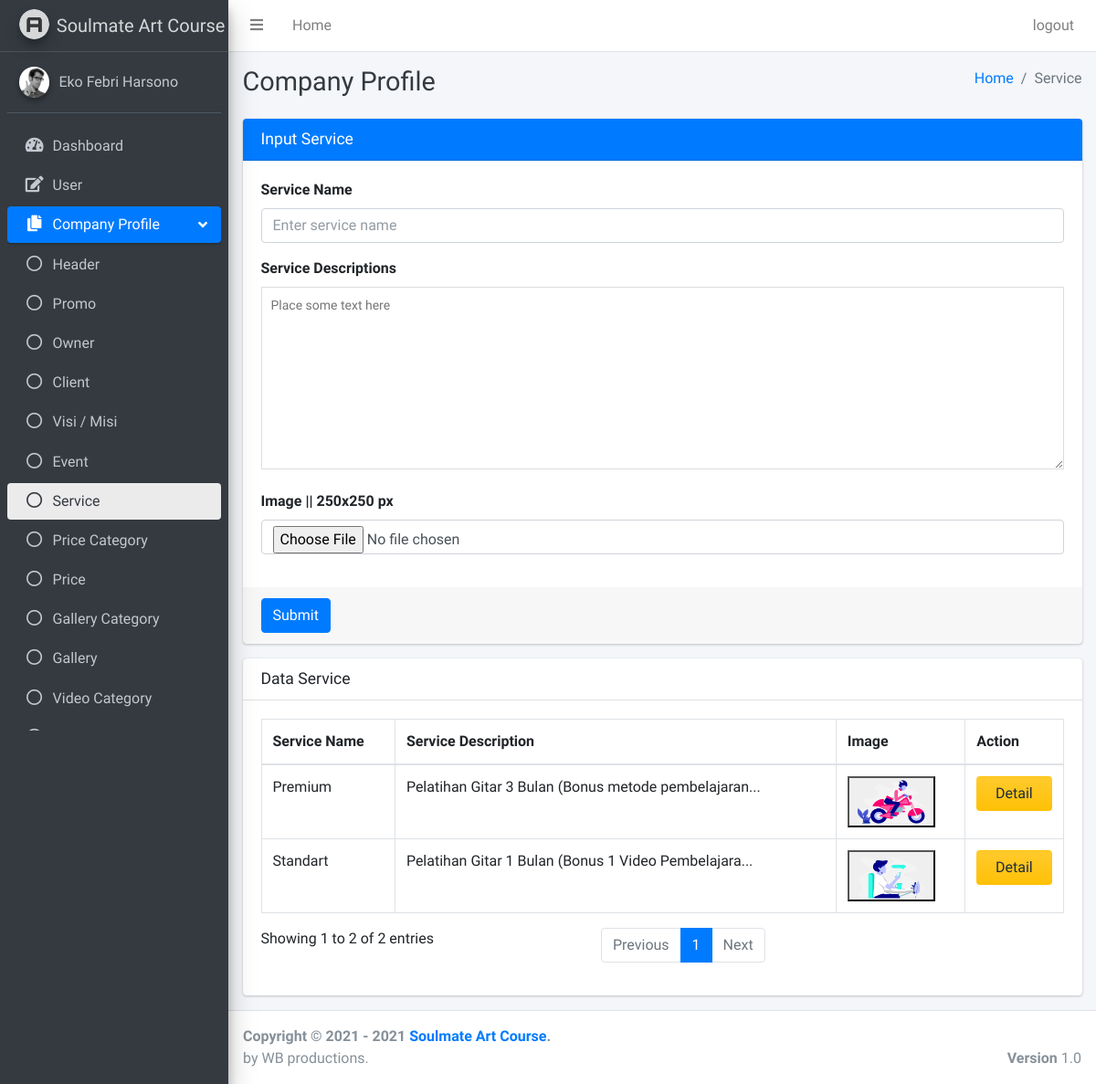
/pages/companyProfile/service.php (signed in), run on an earlier commit of the app's database.
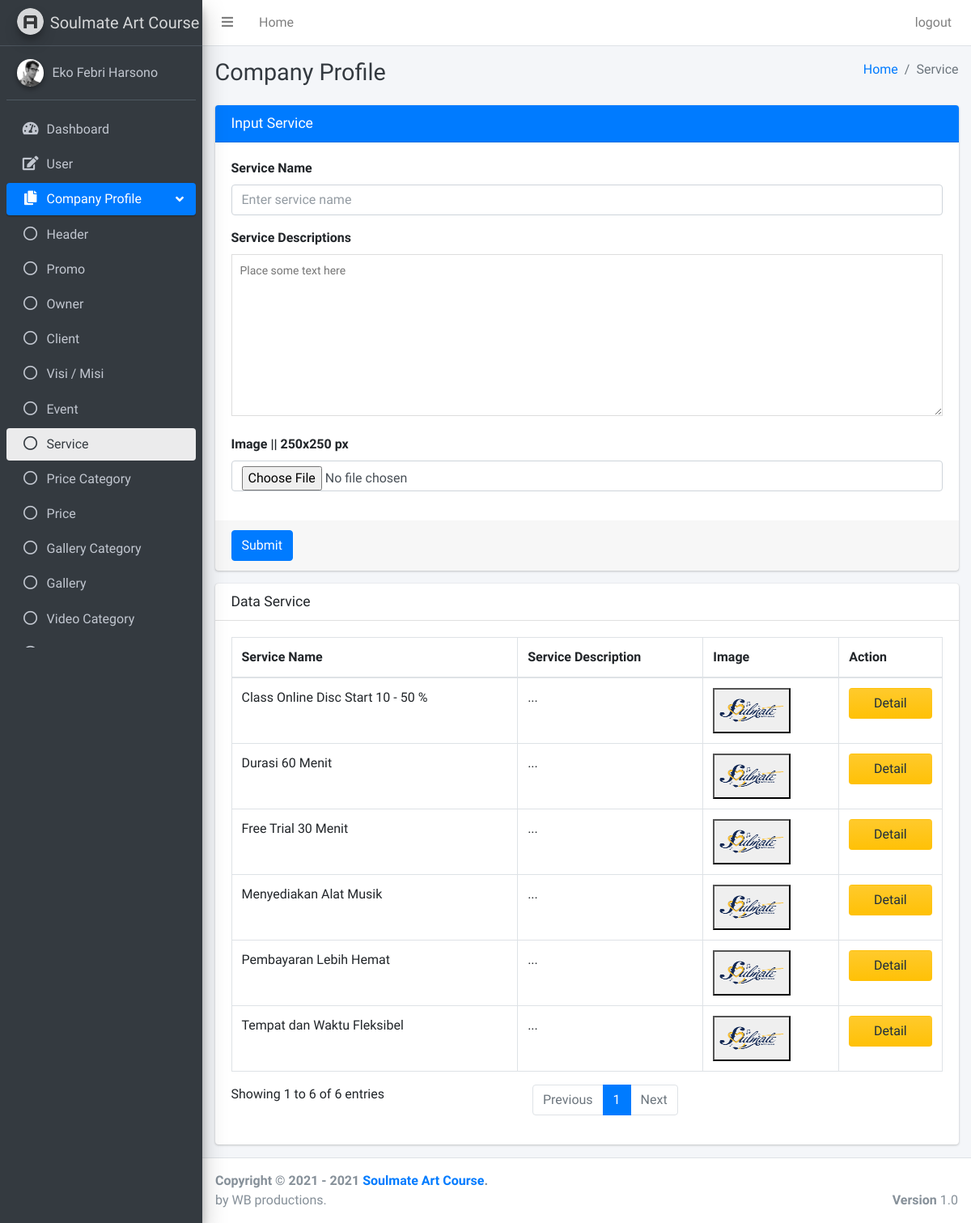
And on a later commit of the database.
### tables this page shows
CREATE TABLE `service` (
  `id_service` int(11) NOT NULL,
  `service_name` varchar(50) NOT NULL,
  `service_descriptions` text NOT NULL,
  `image` text NOT NULL
);

### php/format.php (called while the page is built, shortened)
<?php
function formatText50($text, $num_char = 50){
    return substr($text, 0, $num_char) . '...';
  }
?>

### pages/companyProfile/service.php (the view, shortened to what this page needs)
<?php
if ($_SESSION["id"] == null || $_SESSION["id"] == "") {
    header('Location: ../../login.php?status=4');
} else {
    include '../../php/format.php';
    $conn = OpenCon(); ?>
    <!DOCTYPE html>
    <html>
    <head>
        <link rel="stylesheet" href="../../plugins/fontawesome-free/css/all.min.css">
        <link rel="stylesheet" href="https://code.ionicframework.com/ionicons/2.0.1/css/ionicons.min.css">
        <link rel="stylesheet" href="../../plugins/sweetalert2-theme-bootstrap-4/bootstrap-4.min.css">
        <link rel="stylesheet" href="../../plugins/toastr/toastr.min.css">
        <link rel="stylesheet" href="../../dist/css/adminlte.min.css">
        <link rel="stylesheet" href="../../plugins/summernote/summernote-bs4.css">
    </head>
    <body class="hold-transition sidebar-mini layout-fixed">
        <div class="wrapper">
            <?php include '../dashboard/navbar.php'; ?>
            <?php include '../sidebar/sidebarService.php'; ?>
            <div class="content-wrapper">
                <div class="content-header">
                    <div class="container-fluid">
                        <div class="row mb-2">
                            <div class="col-sm-6">
                                <h1 class="m-0 text-dark">Company Profile</h1>
                            </div>
                            <div class="col-sm-6">
                                <ol class="breadcrumb float-sm-right">
                                    <li class="breadcrumb-item"><a href="#">Home</a></li>
                                    <li class="breadcrumb-item active">Service</li>
                                </ol>
                            </div>
                        </div>
                    </div>
                </div>
                <section class="content">
                    <div class="container-fluid">
                        <div class="row">
                            <div class="col-md-12">
                                <div class="card card-primary">
                                    <div class="card-header">
                                        <h3 class="card-title">Input Service</h3>
                                    </div>
                                    <form role="form" enctype="multipart/form-data" method="POST" action="../../php/companyProfile/serviceActions.php">
                                        <div class="card-body">
                                            <div class="form-group">
                                                <label for="exampleInputEmail1">Service Name</label>
                                                <input type="text" class="form-control" name="service_name" placeholder="Enter service name">
                                            </div>
                                            <div class="mb-3">
                                                <label for="exampleInputEmail1">Service Descriptions</label>
                                                <textarea class="textarea" name="service_descriptions" placeholder="Place some text here" style="width: 100%; height: 200px; font-size: 14px; line-height: 18px; border: 1px solid #dddddd; padding: 10px;"></textarea>
                                            </div>
                                            <div class="form-group">
                                                <label for="exampleInputEmail1">Image || 250x250 px</label>
                                                <input type="file" class="form-control" name="image">
                                            </div>
                                        </div>
                                        <div class="card-footer">
                                            <button type="submit" class="btn btn-primary" name="submitInsertService">Submit</button>
                                        </div>
                                    </form>
                                </div>
                            </div>
                            <div class="col-md-12">
                                <div class="card">
                                    <div class="card-header">
                                        <h3 class="card-title">Data Service</h3>
                                    </div>
                                    <div class="card-body">
                                        <?php
                                        $sql = "SELECT * FROM `service`";
                                        $res = mysqli_query($conn, $sql);
                                        ?>
                                        <table id="example2" class="table table-bordered table-hover">
                                            <thead>
                                                <tr>
                                                    <th>Service Name</th>
                                                    <th>Service Description</th>
                                                    <th>Image</th>
                                                    <th>Action</th>
                                                </tr>
                                            </thead>
                                            <tbody>
                                                <?php while ($row = mysqli_fetch_array($res)) { ?>
                                                    <tr>
                                                        <td><?php echo $row['service_name']; ?></td>
                                                        <td><?php echo formatText50($row['service_descriptions']); ?></td>
                                                        <td>
                                                            <button data-toggle="modal" data-target="#a<?php echo $row['id_service']; ?>">
                                                                <img style="width:80px;height:50px;" src="<?php echo $row['image']; ?>" alt="">
                                                            </button>
                                                        <td>
                                                            <button class="btn btn-block bg-gradient-warning" name="detail" data-toggle="modal" data-target="#b<?php echo $row['id_service']; ?>">Detail</button>
                                                        </td>
                                                    </tr>
                                                <?php } ?>
                                            </tbody>
                                        </table>
                                    </div>
                                </div>
                            </div>
                        </div>
                </section>
            </div>
            <?php include '../dashboard/footer.php'; ?>
        </div>
    </body>
    </html>
<?php } ?>

### pages/dashboard/navbar.php
<nav class="main-header navbar navbar-expand navbar-white navbar-light">
  <ul class="navbar-nav">
    <li class="nav-item">
      <a class="nav-link" data-widget="pushmenu" href="#" role="button"><i class="fas fa-bars"></i></a>
    </li>
    <li class="nav-item d-none d-sm-inline-block">
      <a href="index3.html" class="nav-link">Home</a>
    </li>
  </ul>
  <div class="navbar-nav ml-auto">
    <a class="nav-link"  href="../../php/logout.php">
        logout
      </a>
  </div>
</nav>

### pages/sidebar/sidebarService.php (shortened to what this page needs)
<aside class="main-sidebar sidebar-dark-primary elevation-4">
  <a href="index3.html" class="brand-link">
    <img src="../../dist/img/AdminLTELogo.png" alt="AdminLTE Logo" class="brand-image img-circle elevation-3"
         style="opacity: .8">
    <span class="brand-text font-weight-light">Soulmate Art Course</span>
  </a>
  <div class="sidebar">
    <div class="user-panel mt-3 pb-3 mb-3 d-flex">
      <div class="image">
        <img src="../../dist/img/user2-160x160.jpg" class="img-circle elevation-2" alt="User Image">
      </div>
      <div class="info">
        <a href="#" class="d-block"><?php echo $_SESSION["user_name"]; ?></a>
      </div>
    </div>
    <nav class="mt-2">
      <ul class="nav nav-pills nav-sidebar flex-column" data-widget="treeview" role="menu" data-accordion="false">
        <li class="nav-item">
          <a href="../dashboard/" class="nav-link">
            <i class="nav-icon fas fa-tachometer-alt"></i>
            <p>Dashboard</p>
          </a>
        </li>
        <li class="nav-item">
          <a href="../user/user.php" class="nav-link">
            <i class="nav-icon fas fa-edit"></i>
            <p>User</p>
          </a>
        </li>
        <li class="nav-item has-treeview menu-open">
          <a href="#" class="nav-link active">
            <i class="nav-icon fas fa-copy"></i>
            <p>
              Company Profile
              <i class="right fas fa-angle-left"></i>
            </p>
          </a>
          <ul class="nav nav-treeview menu-open">
            <li class="nav-item">
              <a href="../companyProfile/header.php" class="nav-link">
                <i class="far fa-circle nav-icon"></i>
                <p>Header</p>
              </a>
            </li>
            <li class="nav-item">
              <a href="../companyProfile/promo.php" class="nav-link">
                <i class="far fa-circle nav-icon"></i>
                <p>Promo</p>
              </a>
            </li>
            <li class="nav-item">
              <a href="../companyProfile/owner.php" class="nav-link">
                <i class="far fa-circle nav-icon"></i>
                <p>Owner</p>
              </a>
            </li>
            <li class="nav-item">
              <a href="../companyProfile/client.php" class="nav-link">
                <i class="far fa-circle nav-icon"></i>
                <p>Client</p>
              </a>
            </li>
            <li class="nav-item">
              <a href="../companyProfile/visimisi.php" class="nav-link">
                <i class="far fa-circle nav-icon"></i>
                <p>Visi / Misi</p>
              </a>
            </li>
            <li class="nav-item">
              <a href="../companyProfile/event.php" class="nav-link ">
                <i class="far fa-circle nav-icon"></i>
                <p>Event</p>
              </a>
            </li>
            <li class="nav-item">
              <a href="../companyProfile/service.php" class="nav-link active">
                <i class="far fa-circle nav-icon"></i>
                <p>Service</p>
              </a>
            </li>
            <li class="nav-item">
              <a href="../companyProfile/priceCategory.php" class="nav-link">
                <i class="far fa-circle nav-icon"></i>
                <p>Price Category</p>
              </a>
            </li>
            <li class="nav-item">
              <a href="../companyProfile/price.php" class="nav-link">
                <i class="far fa-circle nav-icon"></i>
                <p>Price</p>
              </a>
            </li>
            <li class="nav-item">
              <a href="../companyProfile/galleryCategory.php" class="nav-link">
                <i class="far fa-circle nav-icon"></i>
                <p>Gallery Category</p>
              </a>
            </li>
            <li class="nav-item">
              <a href="../companyProfile/gallery.php" class="nav-link">
                <i class="far fa-circle nav-icon"></i>
                <p>Gallery</p>
              </a>
            </li>
            <li class="nav-item">
              <a href="../companyProfile/videoCategory.php" class="nav-link">
                <i class="far fa-circle nav-icon"></i>
                <p>Video Category</p>
              </a>
            </li>
            <li class="nav-item">
              <a href="../companyProfile/video.php" class="nav-link">
                <i class="far fa-circle nav-icon"></i>
                <p>Video</p>
              </a>
            </li>
          </ul>
        </li>
      </ul>
    </nav>
  </div>
</aside>

### pages/dashboard/footer.php
<footer class="main-footer">
    <strong>Copyright &copy; 2021 - <?php echo date("Y");?> <a href="#">Soulmate Art Course</a>.</strong>
    <br>
    by WB productions.
    <div class="float-right d-none d-sm-inline-block">
      <b>Version</b> 1.0
    </div>
  </footer>

What changed in the data, as far as the page shows it:
removed service: service_name "Standart", service_descriptions "Pelatihan Gitar 1 Bulan (Bonus 1 Video Pembelajara...", image (picture)
removed service: service_name "Premium", service_descriptions "Pelatihan Gitar 3 Bulan (Bonus metode pembelajaran...", image (picture)
added service: service_name "Durasi 60 Menit", service_descriptions "...", image (placeholder picture)
added service: service_name "Tempat dan Waktu Fleksibel", service_descriptions "...", image (placeholder picture)
added service: service_name "Pembayaran Lebih Hemat", service_descriptions "...", image (placeholder picture)
added service: service_name "Free Trial 30 Menit", service_descriptions "...", image (placeholder picture)
added service: service_name "Class Online Disc Start 10 - 50 %", service_descriptions "...", image (placeholder picture)
added service: service_name "Menyediakan Alat Musik", service_descriptions "...", image (placeholder picture)
Also different on the page:
text written by a page script: "Showing 1 to 2 of 2 entries Previous 1 Next" → "Showing 1 to 6 of 6 entries Previous 1 Next"
